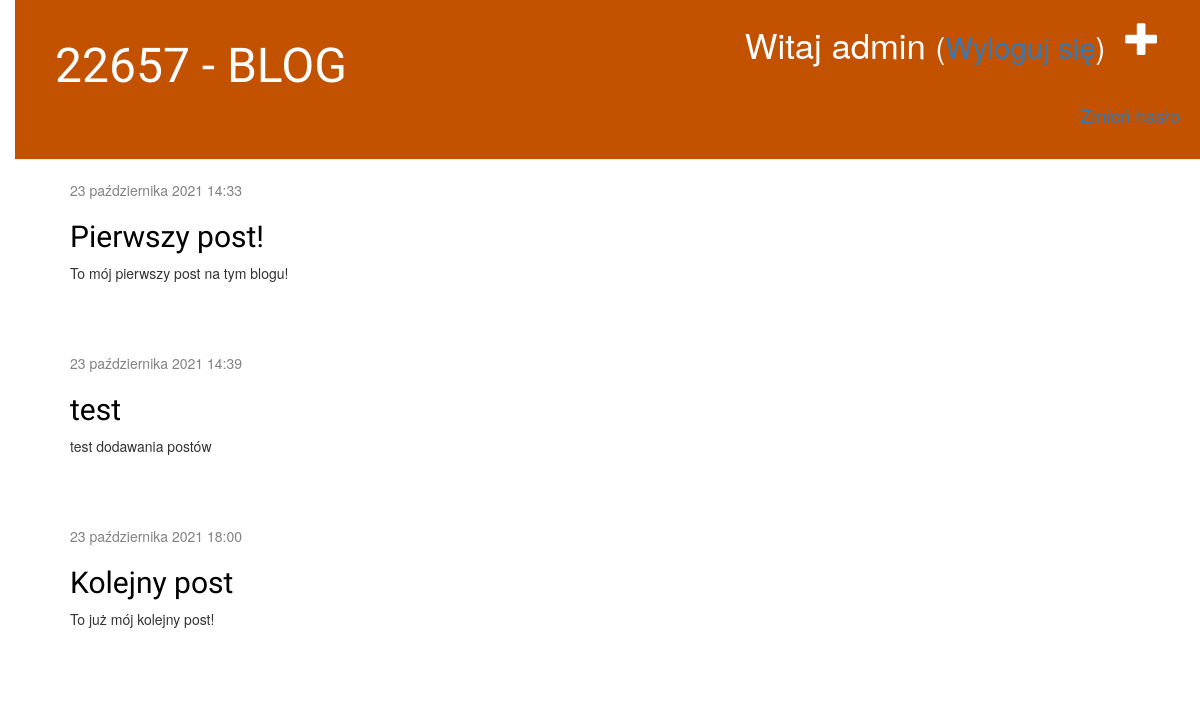
The app's page / (signed in) with its own data.
### blog/models.py (models this page shows, shortened)
class Post(models.Model):
    author = models.ForeignKey('auth.User', on_delete=models.CASCADE)
    title = models.CharField(max_length=200)
    text = models.TextField()
    created_date = models.DateTimeField(
            default=timezone.now)
    published_date = models.DateTimeField(
            blank=True, null=True)

### blog/views.py (the view)
# urls.py: path('', views.post_list, name='post_list'),
def post_list(request):
    posts = Post.objects.filter(published_date__lte=timezone.now()).order_by('published_date')
    return render(request, 'blog/post_list.html', {'posts': posts})

### blog/templates/blog/post_list.html
{% extends 'blog/base.html' %}
{% block content %}
    {% for post in posts %}
        <div class="post">
            <div class="date">
                {{ post.published_date }}
            </div>
            <h2><a href="{% url 'post_detail' pk=post.pk %}">{{ post.title }}</a></h2>
            <p>{{ post.text|linebreaksbr }}</p>
        </div>
    {% endfor %}
{% endblock %}

### blog/templates/blog/base.html (shortened to what this page needs)
{% load static %}
<html>
    <head>
		<link rel="stylesheet" href="//maxcdn.bootstrapcdn.com/bootstrap/3.2.0/css/bootstrap.min.css">
        <link rel="stylesheet" href="//maxcdn.bootstrapcdn.com/bootstrap/3.2.0/css/bootstrap-theme.min.css">
        <link rel="stylesheet" href="{% static 'css/blog.css' %}">
    </head>
    <body>
		<div class="page-header">
			{% if user.is_authenticated %}
			<a href="{% url 'post_new' %}" class="top-menu"><span class="glyphicon glyphicon-plus"></span></a>
			<p class="top-menu">Witaj {{ user.username }} <small>(<a href="{% url 'logout' %}" class = "loguout">Wyloguj się</a>)</small></p>
			{% endif %}
			<h1><a href="/">22657 - BLOG</a></h1>
			{% if user.is_authenticated %}
			<p class="text-end"><a href="{% url 'change_password' %}">Zmień hasło</a></p>
			{% else %}
			<p class="text-start"><a href="{% url 'login' %}">Zaloguj się</a></p>
			<p class="text-start"><a href="{% url 'signup' %}">Zarejestruj się</a></p>
			<p class="text-start"><a href="{% url 'reset_password' %}">Zresetuj hasło</a></p>
			{% endif %}
		</div>
		<div class="content container">
			<div class="row">
				<div class="col-md-8">
					{% block content %}
					{% endblock %}
				</div>
			</div>
		</div>
	</body>
</html>

### blog/static/css/blog.css (style rules this page uses)
h1 a, h2 a { color: #C25100; font-family: 'Cairo'; }
body { padding-left: 15px; }
.page-header { background-color: #C25100; margin-top: 0; padding: 20px 20px 20px 40px; }
.page-header h1, .page-header h1 a, .page-header h1 a:visited, .page-header h1 a:active { color: #ffffff; font-size: 36pt; text-decoration: none; }
.content { margin-left: 40px; }
h1, h2, h3, h4 { font-family: 'Cairo', cursive; }
.date { color: #828282; }
.top-menu, .top-menu:hover, .top-menu:visited { color: #ffffff; float: right; font-size: 26pt; margin-right: 20px; }
.post { margin-bottom: 70px; }
.post h2 a, .post h1 a:visited { color: #000000; }
.text-end { font-size: 18px; text-align: right; }

### records on screen
Post: published_date "23 października 2021 14:33", title "Pierwszy post!", text "To mój pierwszy post na tym blogu!"
Post: published_date "23 października 2021 14:39", title "test", text "test dodawania postów"
Post: published_date "23 października 2021 18:00", title "Kolejny post", text "To już mój kolejny post!"

### other values on screen
{{ user.username }} "admin"
